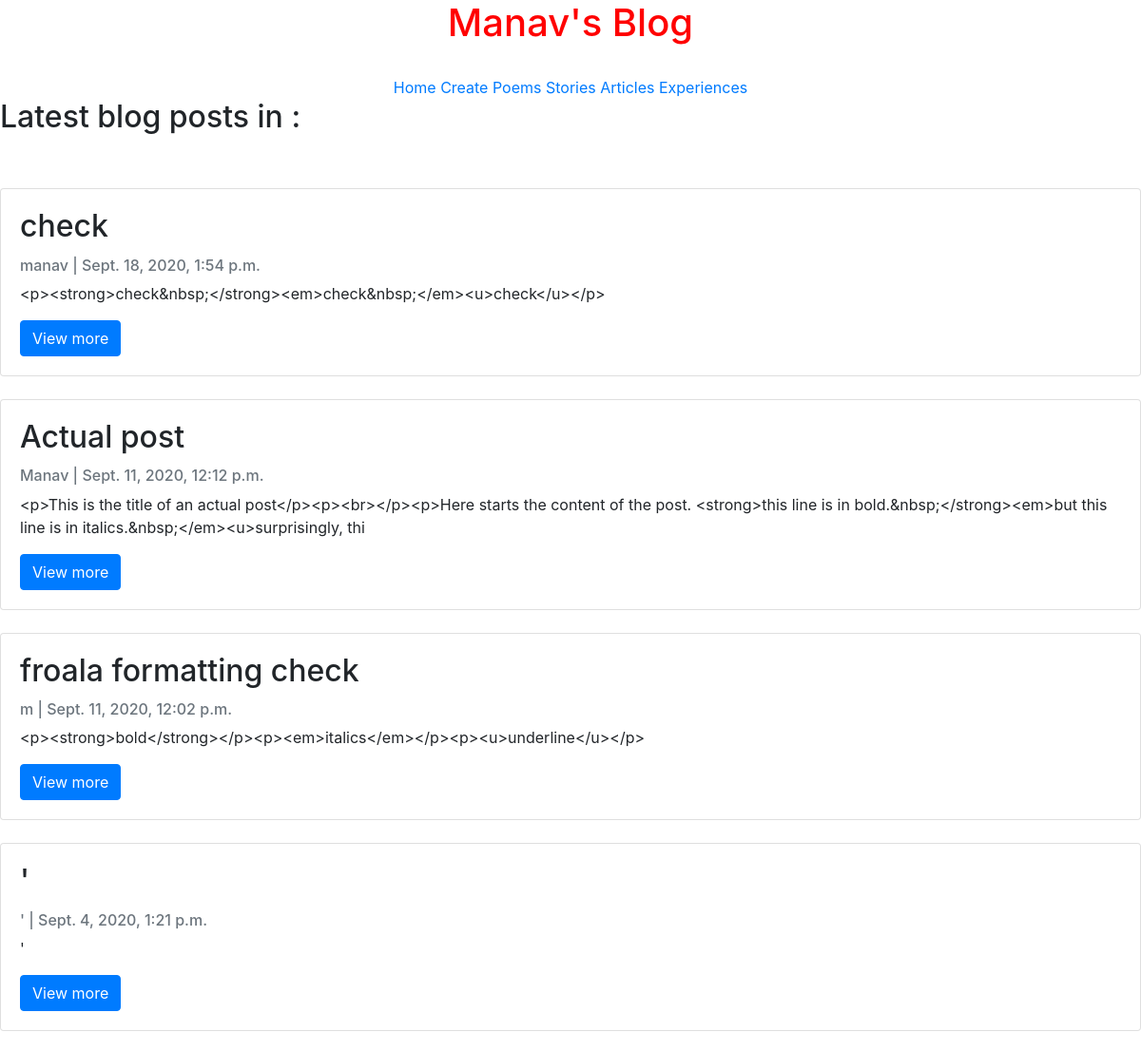
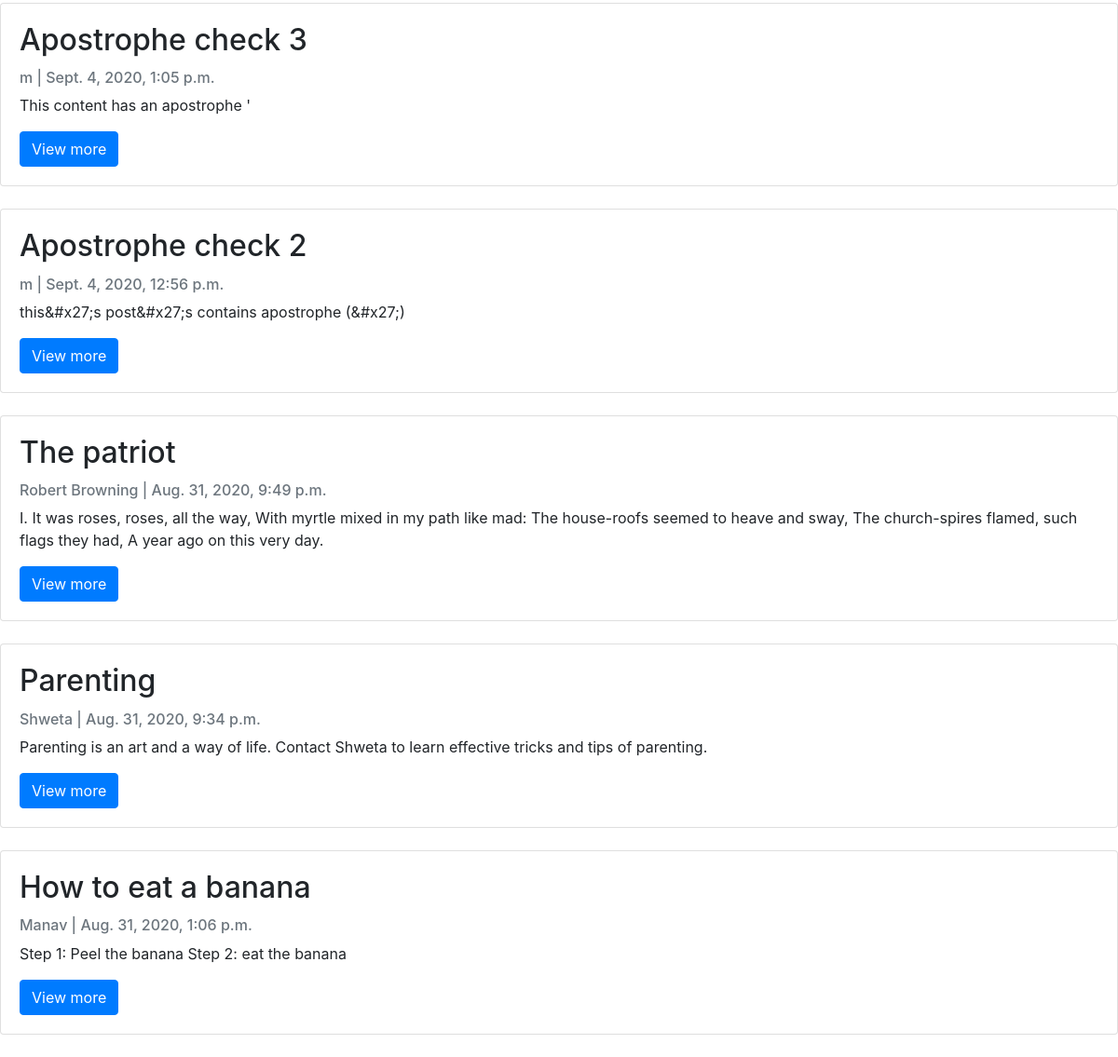
Page /poems on the committed database (2 pictures, top to bottom).
### blogapp/models.py (models this page shows)
class Blogpost(models.Model):
    blogtitle = models.CharField(max_length = 100 , unique=False)
    blogcontent = models.TextField(unique=True)
    blogname = models.CharField(max_length = 100, unique=False, null=True)
    blogcreated_on = models.DateTimeField(auto_now_add=True, null=True)
    blogslug = models.SlugField(max_length=200, unique=True, null=True)
    blogtype = models.CharField(max_length=20, unique=False, null=True)

### blogapp/views.py (the view)
# urls.py: path('poems',PoemListView.as_view(),name='poempage'),
class PoemListView(ListView):
    model = Blogpost
    queryset = Blogpost.objects.filter(blogtype="poem").order_by('-blogcreated_on')
    template_name = 'filterbloglist.html'

### templates/filterbloglist.html (shortened to what this page needs)
{% extends 'base.html' %}
{% block body %}
<h2>Latest blog posts in :</h2><br><br>
{% for post in object_list %}
<div class="card mb-4">
    <div class="card-body">
        <h2 class="card-title">{{ post.blogtitle }}</h2>
        <p class="card-text text-muted h6">{{ post.blogname }} | {{ post.blogcreated_on }}</p>
        <p class="card-text">{{ post.blogcontent|slice:":200" }}</p>
        <a href="{% url 'blogpage' post.blogslug %}" class="btn btn-primary">View more</a>
    </div>
</div>
{% endfor %}
{% endblock %}

### templates/base.html (shortened to what this page needs)
<!DOCTYPE html>
 <html class="no-js">
    <head>
        <link rel="stylesheet" href="https://stackpath.bootstrapcdn.com/bootstrap/4.4.1/css/bootstrap.min.css">
    </head>
    <body>
        <center>
            <h1><font color="red">Manav's Blog</font></h1><br>
            <a href="{% url 'homepage' %}">Home</a>
            <a href="{% url 'createpage' %}">Create</a>
            <a href="{% url 'poempage' %}">Poems</a>
            <a href="{% url 'storypage' %}">Stories</a>
            <a href="{% url 'articlepage' %}">Articles</a>
            <a href="{% url 'experiencepage' %}">Experiences</a>
        </center>
        {% block body %}{% endblock %}
    </body>
</html>

### rows in the picture
Blogpost: blogtitle "check", blogname "manav", blogcreated_on "Sept. 18, 2020, 1:54 p.m.", blogcontent "<p><strong>check&nbsp;</strong><em>check&nbsp;</em><u>check</u></p>"
Blogpost: blogtitle "Actual post", blogname "Manav", blogcreated_on "Sept. 11, 2020, 12:12 p.m.", blogcontent "<p>This is the title of an actual post</p><p><br></p><p>Here starts the content of the post. <strong>this line is in bold.&nbsp;</strong><em>but this line is in italics.&nbsp;</em><u>surprisingly, thi"
Blogpost: blogtitle "froala formatting check", blogname "m", blogcreated_on "Sept. 11, 2020, 12:02 p.m.", blogcontent "<p><strong>bold</strong></p><p><em>italics</em></p><p><u>underline</u></p>"
Blogpost: blogtitle "'", blogname "'", blogcreated_on "Sept. 4, 2020, 1:21 p.m.", blogcontent "'"
Blogpost: blogtitle "Apostrophe check 3", blogname "m", blogcreated_on "Sept. 4, 2020, 1:05 p.m.", blogcontent "This content has an apostrophe '"
Blogpost: blogtitle "Apostrophe check 2", blogname "m", blogcreated_on "Sept. 4, 2020, 12:56 p.m.", blogcontent "this&#x27;s post&#x27;s contains apostrophe (&#x27;)"
Blogpost: blogtitle "The patriot", blogname "Robert Browning", blogcreated_on "Aug. 31, 2020, 9:49 p.m.", blogcontent "I. It was roses, roses, all the way, With myrtle mixed in my path like mad: The house-roofs seemed to heave and sway, The church-spires flamed, such flags they had, A year ago on this very day."
Blogpost: blogtitle "Parenting", blogname "Shweta", blogcreated_on "Aug. 31, 2020, 9:34 p.m.", blogcontent "Parenting is an art and a way of life. Contact Shweta to learn effective tricks and tips of parenting."
Blogpost: blogtitle "How to eat a banana", blogname "Manav", blogcreated_on "Aug. 31, 2020, 1:06 p.m.", blogcontent "Step 1: Peel the banana Step 2: eat the banana"
